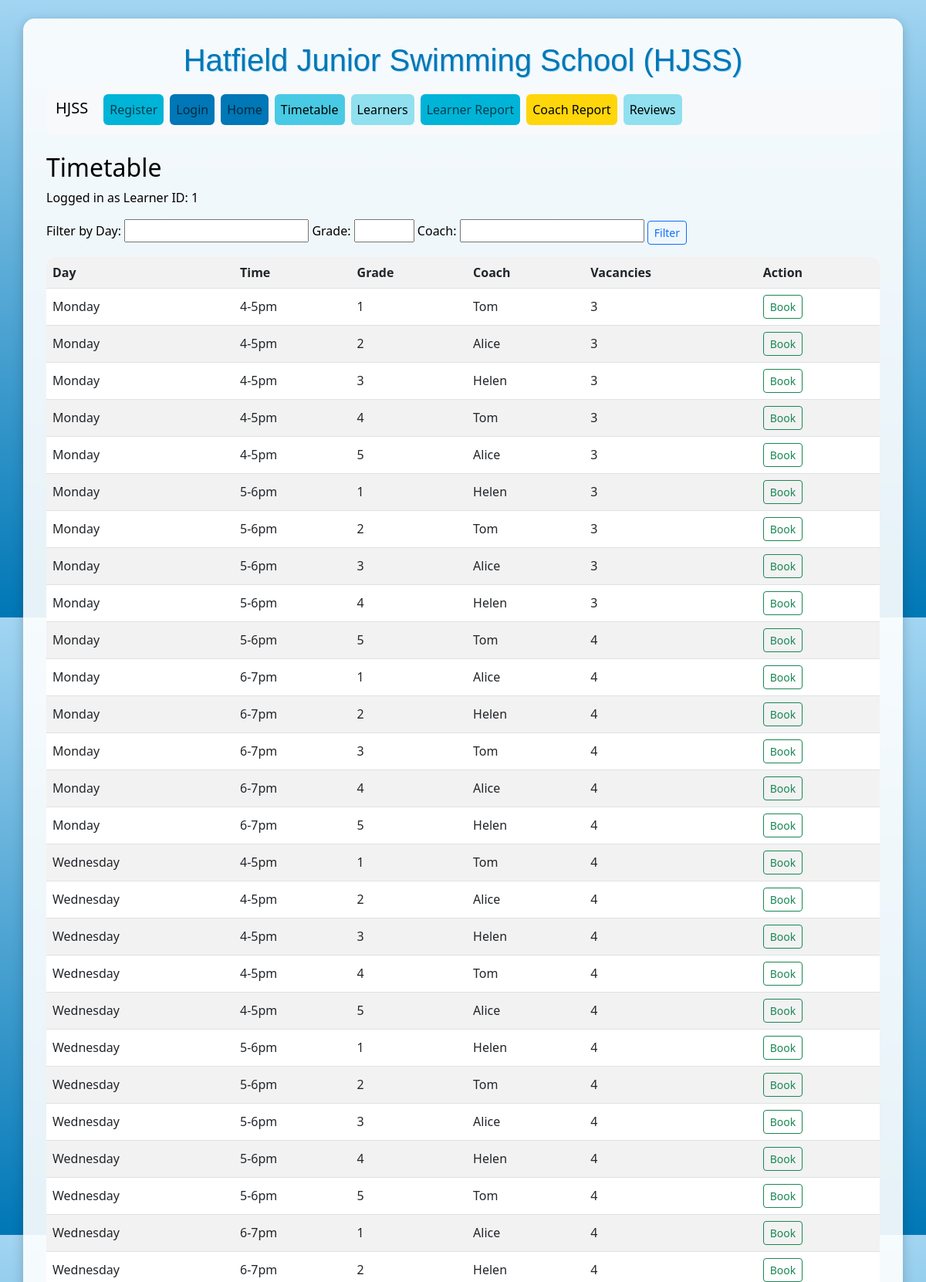
/timetable (signed in, upper part), run on the app's committed database.
### models.py (models this page shows)
class Lesson(db.Model):
    id = db.Column(db.Integer, primary_key=True)
    day = db.Column(db.String(20))
    time = db.Column(db.String(20))
    grade = db.Column(db.Integer)
    coach_id = db.Column(db.Integer, db.ForeignKey('coach.id'))
    bookings = db.relationship('Booking', backref='lesson', lazy=True)

class Coach(db.Model):
    id = db.Column(db.Integer, primary_key=True)
    name = db.Column(db.String(100))
    lessons = db.relationship('Lesson', backref='coach', lazy=True)

### main.py (the view)
@app.route('/timetable')
def timetable():
    learner_id = session.get('learner_id')
    if not learner_id:
        return redirect(url_for('login'))
    day = request.args.get('day')
    grade = request.args.get('grade')
    coach = request.args.get('coach')
    lessons = Lesson.query
    if day:
        lessons = lessons.filter_by(day=day)
    if grade:
        lessons = lessons.filter_by(grade=int(grade))
    if coach:
        coach_obj = Coach.query.filter_by(name=coach).first()
        if coach_obj:
            lessons = lessons.filter_by(coach_id=coach_obj.id)
    lessons = lessons.all()
    return render_template('timetable.html', lessons=lessons, learner_id=1)

### templates/timetable.html (shortened to what this page needs)
{% extends "base.html" %}
{% block content %}
    <h2>Timetable</h2>
    <p>Logged in as Learner ID: {{ learner_id }}</p>
    <form method="get">
        <label>Filter by Day:</label>
        <input type="text" name="day">
        <label>Grade:</label>
        <input type="number" name="grade" min="0" max="5">
        <label>Coach:</label>
        <input type="text" name="coach">
        <button type="submit" class="btn btn-sm btn-outline-primary">Filter</button>
    </form>
    <table class="table table-striped mt-3">
        <tr>
            <th>Day</th><th>Time</th><th>Grade</th><th>Coach</th><th>Vacancies</th><th>Action</th>
        </tr>
        {% for lesson in lessons %}
        <tr>
            <td>{{ lesson.day }}</td>
            <td>{{ lesson.time }}</td>
            <td>{{ lesson.grade }}</td>
            <td>{{ lesson.coach.name }}</td>
           <td>
    {% if lesson.bookings|length < 4 %}
        <a >{{4 - lesson.bookings|length}}</a>
    {% else %}
        <span class="text-danger">Full</span>
    {% endif %}
</td>
            <td>
                {% if lesson.bookings|length < 4 %}
                    <a href="{{ url_for('book_lesson', learner_id=learner_id, lesson_id=lesson.id) }}" class="btn btn-sm btn-outline-success">Book</a>
                {% else %}
                    <span class="text-danger">Full</span>
                {% endif %}
            </td>
        </tr>
        {% endfor %}
    </table>
{% endblock %}

### templates/base.html (style rules this page uses)
body { background: linear-gradient(to bottom, #a2d5f2, #0077b6); min-height: 100vh; color: #fff; }
table { background-color: rgba(255, 255, 255, 0.95); border-radius: 10px; overflow: hidden; }
th { background-color: #0077b6; color: white; }
td { vertical-align: middle !important; }

### data on the page
Lesson: day "Monday", time "4-5pm", grade "1", coach.name "Tom", bookings "3"
Lesson: day "Monday", time "4-5pm", grade "2", coach.name "Alice", bookings "3"
Lesson: day "Monday", time "4-5pm", grade "3", coach.name "Helen", bookings "3"
Lesson: day "Monday", time "4-5pm", grade "4", coach.name "Tom", bookings "3"
Lesson: day "Monday", time "4-5pm", grade "5", coach.name "Alice", bookings "3"
Lesson: day "Monday", time "5-6pm", grade "1", coach.name "Helen", bookings "3"
Lesson: day "Monday", time "5-6pm", grade "2", coach.name "Tom", bookings "3"
Lesson: day "Monday", time "5-6pm", grade "3", coach.name "Alice", bookings "3"
Lesson: day "Monday", time "5-6pm", grade "4", coach.name "Helen", bookings "3"
Lesson: day "Monday", time "5-6pm", grade "5", coach.name "Tom", bookings "4"
Lesson: day "Monday", time "6-7pm", grade "1", coach.name "Alice", bookings "4"
Lesson: day "Monday", time "6-7pm", grade "2", coach.name "Helen", bookings "4"
Lesson: day "Monday", time "6-7pm", grade "3", coach.name "Tom", bookings "4"
Lesson: day "Monday", time "6-7pm", grade "4", coach.name "Alice", bookings "4"
Lesson: day "Monday", time "6-7pm", grade "5", coach.name "Helen", bookings "4"
Lesson: day "Wednesday", time "4-5pm", grade "1", coach.name "Tom", bookings "4"
Lesson: day "Wednesday", time "4-5pm", grade "2", coach.name "Alice", bookings "4"
Lesson: day "Wednesday", time "4-5pm", grade "3", coach.name "Helen", bookings "4"
Lesson: day "Wednesday", time "4-5pm", grade "4", coach.name "Tom", bookings "4"
Lesson: day "Wednesday", time "4-5pm", grade "5", coach.name "Alice", bookings "4"
Lesson: day "Wednesday", time "5-6pm", grade "1", coach.name "Helen", bookings "4"
Lesson: day "Wednesday", time "5-6pm", grade "2", coach.name "Tom", bookings "4"
Lesson: day "Wednesday", time "5-6pm", grade "3", coach.name "Alice", bookings "4"
Lesson: day "Wednesday", time "5-6pm", grade "4", coach.name "Helen", bookings "4"
Lesson: day "Wednesday", time "5-6pm", grade "5", coach.name "Tom", bookings "4"
Lesson: day "Wednesday", time "6-7pm", grade "1", coach.name "Alice", bookings "4"
Lesson: day "Wednesday", time "6-7pm", grade "2", coach.name "Helen", bookings "4"

### other printed values
{{ learner_id }} "1"
